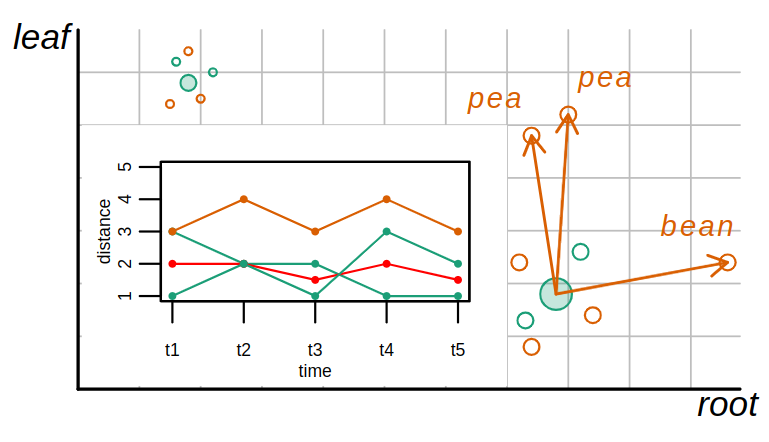

This figure's R source:
require(circlize)
require(RColorBrewer)
require(latex2exp)

addAlpha <- function(col, alpha = .25) {
  apply(sapply(col, col2rgb) / 255, 2, function(x)
    rgb(x[1], x[2], x[3], alpha = alpha))
}

colors <- brewer.pal(7, "Dark2")
alpha.cols <- sapply(colors, addAlpha)

pdf('expressionChange.pdf', width=5, height=4)

plot(
  NA,
  pch = c(20, 18, 18),
  lwd = 2.5,
  cex = 3,
  xlim = c(0, 6),
  ylim = c(0, 4),
  axes = FALSE,
  xlab = '',
  ylab = ''
)

for (i in 0:10){
    segments(x0 = i/2 + .6, y0 = .6, x1 = i/2 + .6, y1 = 4, col = "grey", lwd = .8)
}

for (i in 0:6){
    segments(x0 = .6, y0 = i/2 + .6, x1 = 6, y1 = i/2 + .6, col = "grey", lwd = .8)
}

lines(c(.6, .6), c(.6, 4), col = "black", lwd = 1.5)              
lines(c(.6, 6), c(.6, .6), col = "black", lwd = 1.5)              

# Tissue labels
text(0, 3.9, label = TeX('\\textit{leaf}'), pos = 4, offset = .2, cex = 1.0)
text(5.9, .3, label = TeX('\\textit{root}'), pos = 3, offset = .1, cex = 1.0)


centroid_1 <- c(1.5, 3.5)
centroid_2 <- c(4.5, 1.5)
# expression_vectors <- 

points(centroid_1[1], centroid_1[2], pch = 21, bg = alpha.cols[[1]], col = colors[[1]], cex = 1)
points(centroid_2[1], centroid_2[2], pch = 21, bg = alpha.cols[[1]], col = colors[[1]], cex = 2)


centroid_1_pts <- list(
  p1 = centroid_1 + c(0.0, 0.3),
  p2 = centroid_1 + c(0.2, 0.1),
  p3 = centroid_1 + c(0.1, -0.15),
  p4 = centroid_1 + c(-0.15, -0.2),
  p5 = centroid_1 + c(-0.1, 0.2)
)

for (tp in names(centroid_1_pts)) {
  pt <- centroid_1_pts[[tp]]
  points(pt[1], pt[2], pch = 21, col = colors[sample(1:2, 1)], cex = 0.5)
}

centroid_2_pts <- list(
  p1 = centroid_2 + c(-0.25, -0.25),
  p2 = centroid_2 + c(0.2, 0.4),
  p3 = centroid_2 + c(0.3, -0.2),
  p4 = centroid_2 + c(-0.2, -0.5),
  p5 = centroid_2 + c(-0.3, 0.3)
)

for (tp in names(centroid_2_pts)) {
  pt <- centroid_2_pts[[tp]]
  points(pt[1], pt[2], pch = 21, col = colors[sample(1:2, 1)], cex = 1)
}

centroid_2_paras <- list(
    p1 = centroid_2 + c(-0.2, 1.5),
    p2 = centroid_2 + c(0.1, 1.7),
    p3 = centroid_2 + c(1.4, 0.3)
)

for (tp in names(centroid_2_paras)) {
  pt <- centroid_2_paras[[tp]]
  arrows(centroid_2[1], centroid_2[2], pt[1], pt[2],
         col = colors[2],
         lwd = 1.3,
         length = 0.1)
  points(pt[1], pt[2], pch = 21, col = colors[2], cex = 1)
}

text(
  centroid_2_paras[[1]][1] - .3,
  centroid_2_paras[[1]][2] - .2,
  label = TeX('$\\textit{pea}$'),
  pos = 3,
  offset = 1,
  col = colors[[2]],
  cex = .8
)

text(
  centroid_2_paras[[2]][1] + .3,
  centroid_2_paras[[2]][2] - .2,
  label = TeX('$\\textit{pea}$'),
  pos = 3,
  offset = 1,
  col = colors[[2]],
  cex = .8
)

text(
  centroid_2_paras[[3]][1] - .25,
  centroid_2_paras[[3]][2] - .15,
  label = TeX('$\\textit{bean}$'),
  pos = 3,
  offset = 1,
  col = colors[[2]],
  cex = .8
)

rect(0.63, 0.63, 4.1, 3.1, col = "white", border = NA)


usr <- par("usr") 

# Deine gewünschten Plot-Koordinaten (in "user space")
x_lo <- 0.9
x_hi <- 4.4
y_lo <- 0.7
y_hi <- 3.4

# Umrechnung in relative fig-Koordinaten (zwischen 0 und 1)
fig_x_lo <- (x_lo - usr[1]) / (usr[2] - usr[1])
fig_x_hi <- (x_hi - usr[1]) / (usr[2] - usr[1])
fig_y_lo <- (y_lo - usr[3]) / (usr[4] - usr[3])
fig_y_hi <- (y_hi - usr[3]) / (usr[4] - usr[3])

par(fig = c(fig_x_lo, fig_x_hi, fig_y_lo, fig_y_hi), new = TRUE)
par(mgp = c(1, 0.5, 0))

orth_1 <- c(1, 2, 1, 3, 2)
diff_vecs <- c(3, 4, 3, 4, 3)

plot(
  1:5,
  diff_vecs,
  type = "l",
  pch = 16,
  cex = 0.5,
  xaxt = "n",
  yaxt = "n",
  ylab = "distance",
  xlab = "time",
  main = "",
  col = colors[[2]],
  cex.axis = 0.5,
  cex.lab = 0.5,
  ylim = c(1,5)
)
axis(1, at = 1:5, labels = paste0("t", 1:5), cex.axis = 0.5)
axis(2, at = 1:5, labels = 1:5, cex.axis = 0.5)

orth_2 <- c(3, 2, 2, 1, 1)
mean <- c(mean(c(orth_1[1], orth_2[1])), 
    mean(c(orth_1[2], orth_2[2])), 
    mean(c(orth_1[3], orth_2[3])), 
    mean(c(orth_1[4], orth_2[4])),
    mean(c(orth_1[5], orth_2[5])))

lines(1:5, orth_2, type = "l", col = colors[[1]], pch = 16)
lines(1:5, mean, type = "l", col = "red", pch = 16)
lines(1:5, orth_1, type = "l", col = colors[[1]], pch = 16)

points(1:5, orth_1, pch = 16, cex = 0.5, col = colors[1])
points(1:5, mean, pch = 16, cex = 0.5, col = "red")
points(1:5, orth_2, pch = 16, cex = 0.5, col = colors[1])
points(1:5, diff_vecs, pch = 16, cex = 0.5, col = colors[2])

box()

dev.off()
